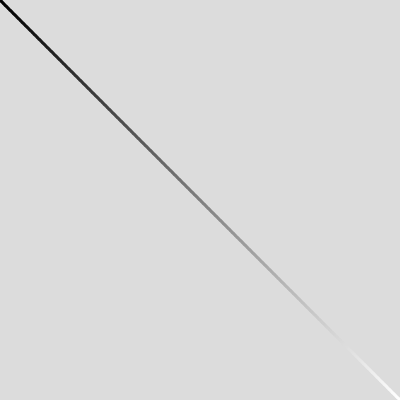
Frame 1 (no input)
Frame 60 (no input): identical to frame 1, image omitted
Frame 120 (the mouse pressed at the canvas centre since frame 60): identical to frame 1, image omitted

The p5.js sketch that drew this single still picture (run headless with seeded random() and noise() and a simulated clock; from frame 60 on, the mouse is pressed at the canvas centre):

// p5.js sketch
// ── sketch.js
function setup() {
  createCanvas(400, 400);
}

function draw() {
  background(220);
  strokeWeight(3);
  
  p5GradientLine(0, 0, width, height,color(0), color(255));
}

function canvasGradientLine(x1, y1, x2, y2, color1, color2) {
  
  // linear gradient in direction of line (html5 canvas)
  var grad = this.drawingContext.createLinearGradient(x1, y1, x2, y2);
  grad.addColorStop(0, color1);
  grad.addColorStop(1, color2);

  this.drawingContext.strokeStyle = grad;

  line(x1, y1, x2, y2);
}

function p5GradientLine(x1, y1, x2, y2, c1, c2, sz=3) {
  
  // use circles/lerp to draw the line in p5
  const d = dist(x1, y1, x2, y2);
  for (let i = 0; i < d; i++) {
    const step = map(i, 0, d, 0, 1);
    const x = lerp(x1, x2, step);
    const y = lerp(y1, y2, step);
    const c = lerpColor(c1, c2, step);
    fill(c);
    noStroke();
    ellipse(x, y, sz, sz);
  }
}
